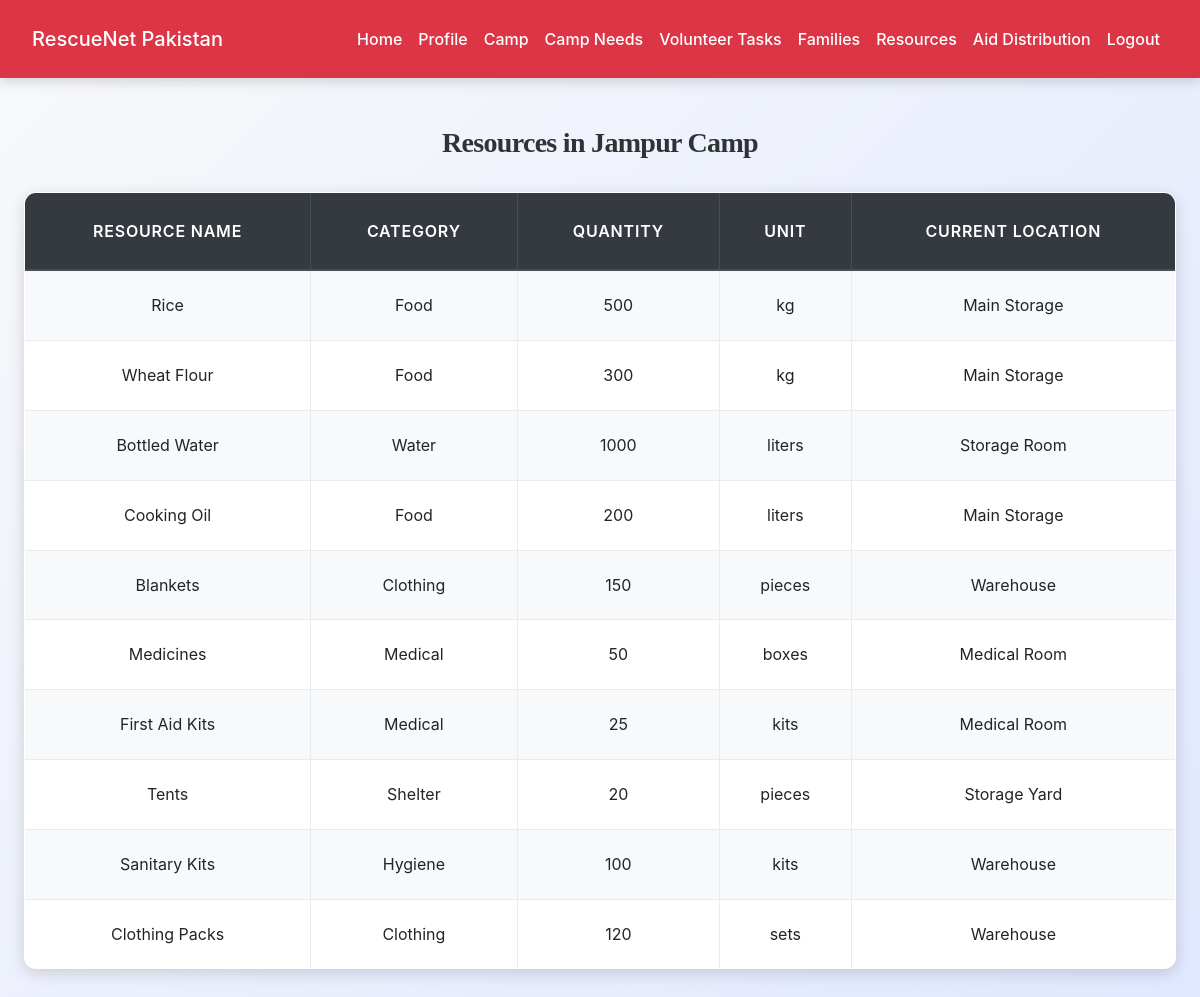
Screenshot of /camp_manager/view_resouces.php (signed in) with the database file from the repository.
### tables this page shows
CREATE TABLE `resources` (
  `id` int(11) NOT NULL,
  `resource_name` varchar(150) NOT NULL,
  `category` varchar(100) DEFAULT NULL,
  `quantity` int(11) DEFAULT 0,
  `unit` varchar(50) DEFAULT NULL,
  `current_location` varchar(150) DEFAULT NULL,
  `camp_id` int(11) NOT NULL,
  `created_at` timestamp NOT NULL DEFAULT current_timestamp()
);

### camp_manager/view_resouces.php (the view, shortened to what this page needs)
<?php
include('../config.php');
$user_id = $_SESSION["id"];
$sql = "SELECT id, camp_name FROM relief_camps WHERE manager_id = ?";
$stmt = mysqli_prepare($conn, $sql);
mysqli_stmt_bind_param($stmt, "i", $user_id);
mysqli_stmt_execute($stmt);
mysqli_stmt_bind_result($stmt, $camp_id, $camp_name);
$resources = [];
if ($camp_id) {
    $res_sql = "SELECT resource_name, category, quantity, unit, current_location
                FROM resources WHERE camp_id = ?";
    $stmt = mysqli_prepare($conn, $res_sql);
    mysqli_stmt_bind_param($stmt, "i", $camp_id);
    mysqli_stmt_execute($stmt);
    $result = mysqli_stmt_get_result($stmt);
    while ($row = mysqli_fetch_assoc($result)) {
        $resources[] = $row;
    }
}
?>
<!DOCTYPE html>
<html>
<head>
    <link rel="stylesheet" href="https://maxcdn.bootstrapcdn.com/bootstrap/4.5.2/css/bootstrap.min.css">
    <link rel="stylesheet" href="../css/style.css">
</head>
<body>
<?php include('navbar.php'); ?>
<div class="container mt-5">
    <h3 class="text-center mb-4">Resources in <?php echo htmlspecialchars($camp_name ?? 'Your Camp'); ?></h3>
    <?php if ($camp_id && count($resources) > 0): ?>
        <table class="table table-bordered table-striped">
            <thead class="thead-dark">
                <tr>
                    <th>Resource Name</th>
                    <th>Category</th>
                    <th>Quantity</th>
                    <th>Unit</th>
                    <th>Current Location</th>
                </tr>
            </thead>
            <tbody>
                <?php foreach ($resources as $res): ?>
                <tr>
                    <td><?php echo htmlspecialchars($res['resource_name']); ?></td>
                    <td><?php echo htmlspecialchars($res['category']); ?></td>
                    <td><?php echo htmlspecialchars($res['quantity']); ?></td>
                    <td><?php echo htmlspecialchars($res['unit']); ?></td>
                    <td><?php echo htmlspecialchars($res['current_location']); ?></td>
                </tr>
                <?php endforeach; ?>
            </tbody>
        </table>
    <?php elseif ($camp_id): ?>
        <div class="alert alert-warning text-center">No resources added yet.</div>
    <?php else: ?>
        <div class="alert alert-warning text-center">You do not have a camp assigned yet.</div>
    <?php endif; ?>
</div>
</body>
</html>

### css/style.css (style rules this page uses)
:root { --primary: #007bff; --secondary: #6c757d; --success: #28a745; --info: #17a2b8; --warning: #ffc107; --danger: #dc3545; --light: #f8f9fa; --dark: #2d3436; --accent: #ff6f61; --highlight: #6f42c1; --shadow: rgba(0, 0, 0, 0.15); --transition: all 0.3s ease-in-out; }
body { font-family: 'Inter', 'Segoe UI', Tahoma, Geneva, Verdana, sans-serif; background: linear-gradient(135deg, var(--light) 0%, #e0e7ff 100%); color: var(--dark); line-height: 1.8; margin: 0; padding: 0; min-height: 100vh; font-size: 16px; }
h1, h2, h3, h4 { text-align: center; margin: 2.5rem 0; font-family: 'Georgia', 'Times New Roman', serif; color: var(--dark); font-weight: 700; letter-spacing: -0.025em; }
h3 { font-size: 1.75rem; }
.container { max-width: 1200px; margin: 0 auto 3rem; padding: 0 1.5rem; }
.table { width: 100%; border-collapse: collapse; margin: 2rem 0; font-size: 1rem; background-color: #ffffff; border-radius: 12px; overflow: hidden; box-shadow: 0 4px 16px var(--shadow); transition: var(--transition); }
.table th, .table td { padding: 1.25rem; border: 1px solid #e9ecef; text-align: center; vertical-align: middle; }
.table thead th { background-color: rgb(0, 0, 0); color: white; font-weight: 600; text-transform: uppercase; letter-spacing: 0.05em; padding: 1.5rem; }
.table tbody tr { transition: var(--transition); }
.table tbody tr:nth-child(odd) { background-color: var(--light); }

### rows the page displays
resources: resource_name "Rice", category "Food", quantity "500", unit "kg", current_location "Main Storage"
resources: resource_name "Wheat Flour", category "Food", quantity "300", unit "kg", current_location "Main Storage"
resources: resource_name "Bottled Water", category "Water", quantity "1000", unit "liters", current_location "Storage Room"
resources: resource_name "Cooking Oil", category "Food", quantity "200", unit "liters", current_location "Main Storage"
resources: resource_name "Blankets", category "Clothing", quantity "150", unit "pieces", current_location "Warehouse"
resources: resource_name "Medicines", category "Medical", quantity "50", unit "boxes", current_location "Medical Room"
resources: resource_name "First Aid Kits", category "Medical", quantity "25", unit "kits", current_location "Medical Room"
resources: resource_name "Tents", category "Shelter", quantity "20", unit "pieces", current_location "Storage Yard"
resources: resource_name "Sanitary Kits", category "Hygiene", quantity "100", unit "kits", current_location "Warehouse"
resources: resource_name "Clothing Packs", category "Clothing", quantity "120", unit "sets", current_location "Warehouse"

### other values shown
$camp_name "Jampur Camp"
